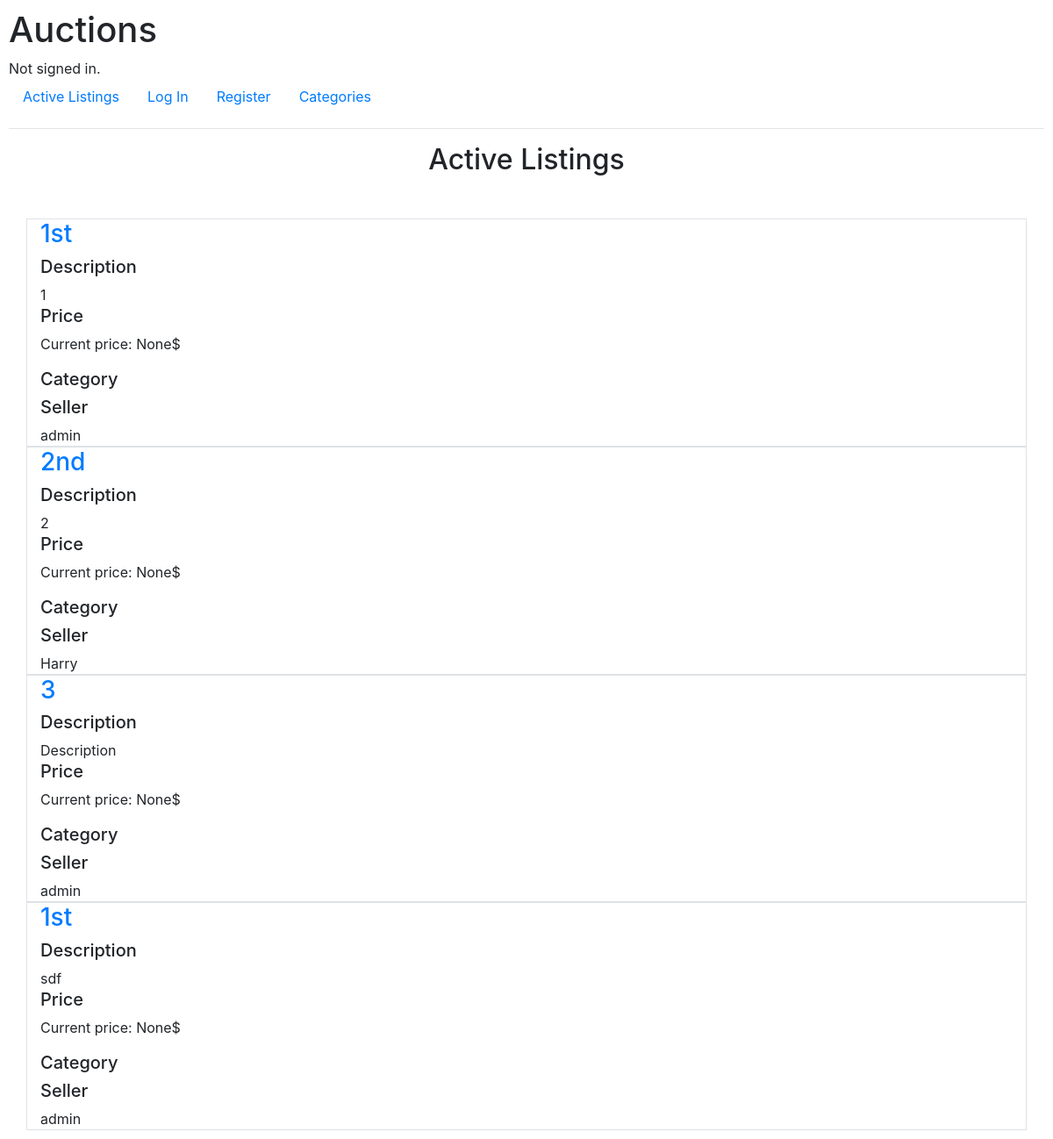
The app's page /, older data.
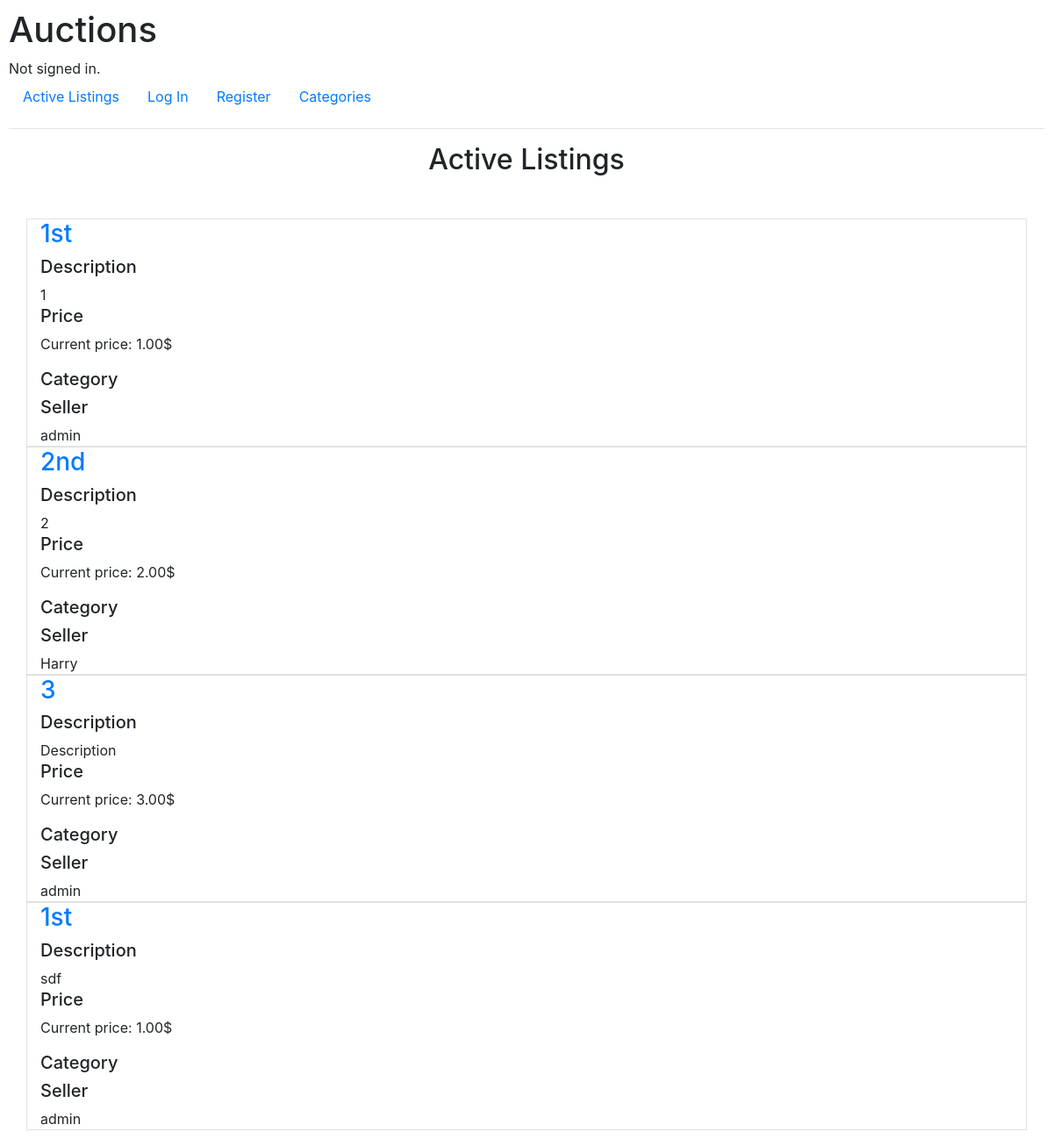
The same page, newer data.
### auctions/models.py (models this page shows, shortened)
class Listing(models.Model):
    title = models.CharField(max_length=50, unique=True)
    seller = models.ForeignKey(User, on_delete=models.CASCADE, related_name="user_listings")
    init_price = models.DecimalField(max_digits=15, decimal_places=2)
    current_price = models.DecimalField(blank=True, null=True, max_digits=15, decimal_places=2)
    category = models.ForeignKey(Category, on_delete=models.CASCADE, related_name="category_listings")
    status = models.BooleanField(default=True)
    image = models.CharField(max_length=100)
    description = models.CharField(max_length=1000)
    winner = models.ForeignKey(User, on_delete=models.CASCADE, null=True, blank=True, related_name="winner_listings")
    watchlist = models.ManyToManyField(User, related_name="user_watchlist")

class User(AbstractUser):
    pass
    def __str__(self):
        return f"{self.username}"

### auctions/views.py (the view)
# urls.py: path("", views.index, name="index"),
def index(request):
    active_listings = Listing.objects.filter(status=True)
    return render(request, "auctions/index.html", {
        "active_listings": active_listings
    })

### auctions/templates/auctions/index.html (shortened to what this page needs)
{% extends "auctions/layout.html" %}
{% block body %}
    <div class="container overflow-hidden">
        <h2 class="text-center mb-5">Active Listings</h2>
        <div class="row gy-3">
        {% for i in active_listings %}
            <div class="col-12 border">
                <h3>
                    <a href="{% url 'listing' id=i.id %}">{{ i.title }}</a>
                </h3>
                <div>
                    <h5>Description</h5>
                    {{ i.description }}
                </div>
                <div>
                    <h5>Price</h5>
                    <p>
                        Current price: {{ i.current_price }}$
                    </p>
                </div>
                <div>
                    <h5>Category</h5>
                </div>
                <div>
                    <h5>Seller</h5>
                    {{ i.seller }}
                </div>
            </div>
            {% endfor %}
        </div>
    </div>
{% endblock %}

Row changes from the older to the newer data that the page shows:
changed Listing (number 1 of 4 on the later page): current_price "None" → "1.00"
changed Listing "2nd": current_price "None" → "2.00"
changed Listing "Description": current_price "None" → "3.00"
changed Listing "sdf": current_price "None" → "1.00"
